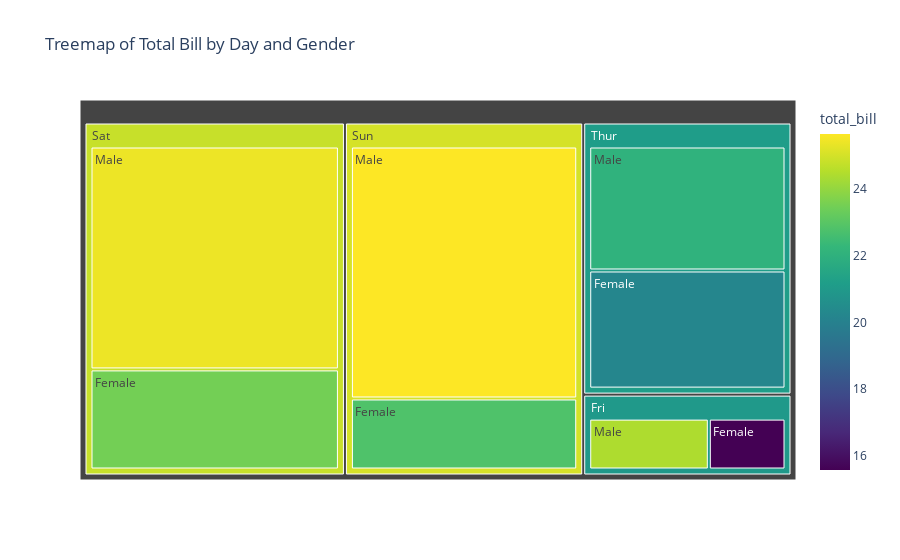

Source (notebook cell):
### Markdown cell above
## 3.5. Treemap

Treemaps visualize hierarchical data using nested rectangles. They are particularly useful for displaying the relative sizes of categories within categories.

### Code cell
fig = px.treemap(df, path=['day', 'sex'], values='total_bill', 
                 color='total_bill', hover_data=['day', 'sex', 'total_bill'],
                 color_continuous_scale='Viridis', title='Treemap of Total Bill by Day and Gender')
fig.show()

### Figure 1 — Plotly figure (JSON) as saved in the notebook; plotly's stock layout.template omitted (floating-point values rounded to 4 significant figures)
{"data": [{"branchvalues": "total", "customdata": [["Thur", "Male", 22.04, 22.04], ["Fri", "Male", 24.4, 24.4], ["Sat", "Male", 25.37, 25.37], ["Sun", "Male", 25.63, 25.63], ["Thur", "Female", 20.21, 20.21], ["Fri", "Female", 15.59, 15.59], ["Sat", "Female", 23.48, 23.48], ["Sun", "Female", 22.79, 22.79], ["Thur", "(?)", 21.14, 21.14], ["Fri", "(?)", 20.96, 20.96], ["Sat", "(?)", 24.79, 24.79], ["Sun", "(?)", 25.01, 25.01]], "domain": {"x": [0, 1], "y": [0, 1]}, "hovertemplate": "labels=%{label}<br>total_bill_sum=%{value}<br>parent=%{parent}<br>id=%{id}<br>day=%{customdata[0]}<br>sex=%{customdata[1]}<br>total_bill=%{color}<extra></extra>", "ids": ["Thur/Male", "Fri/Male", "Sat/Male", "Sun/Male", "Thur/Female", "Fri/Female", "Sat/Female", "Sun/Female", "Thur", "Fri", "Sat", "Sun"], "labels": ["Male", "Male", "Male", "Male", "Female", "Female", "Female", "Female", "Thur", "Fri", "Sat", "Sun"], "marker": {"coloraxis": "coloraxis", "colors": [22.04, 24.4, 25.37, 25.63, 20.21, 15.59, 23.48, 22.79, 21.14, 20.96, 24.79, 25.01]}, "name": "", "parents": ["Thur", "Fri", "Sat", "Sun", "Thur", "Fri", "Sat", "Sun", "", "", "", ""], "type": "treemap", "values": [561.4, 198.6, 1227.0, 1269.0, 534.9, 127.3, 551.0, 357.7, 1096.0, 325.9, 1778.0, 1627.0]}], "layout": {"coloraxis": {"colorbar": {"title": {"text": "total_bill"}}, "colorscale": [[0, "#440154"], [0.1111, "#482878"], [0.2222, "#3e4989"], [0.3333, "#31688e"], [0.4444, "#26828e"], [0.5556, "#1f9e89"], [0.6667, "#35b779"], [0.7778, "#6ece58"], [0.8889, "#b5de2b"], [1, "#fde725"]]}, "legend": {"tracegroupgap": 0}, "title": {"text": "Treemap of Total Bill by Day and Gender"}}}
